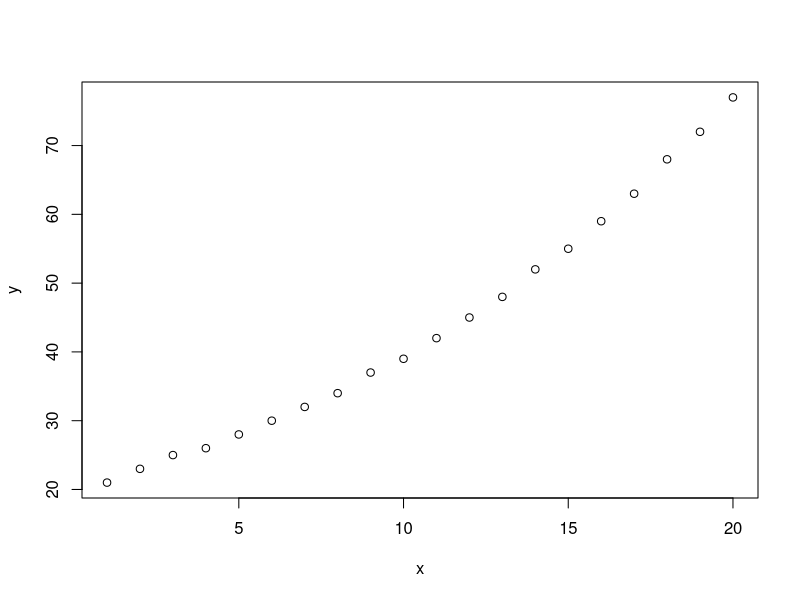
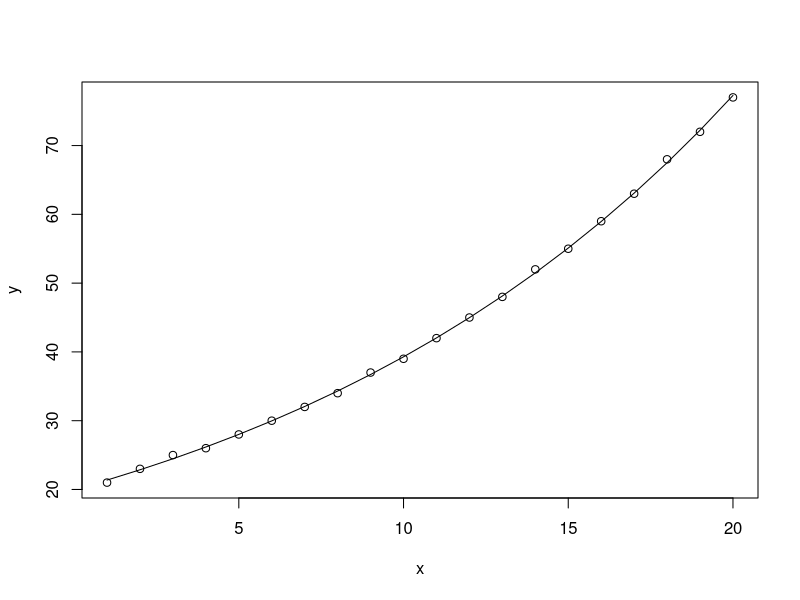
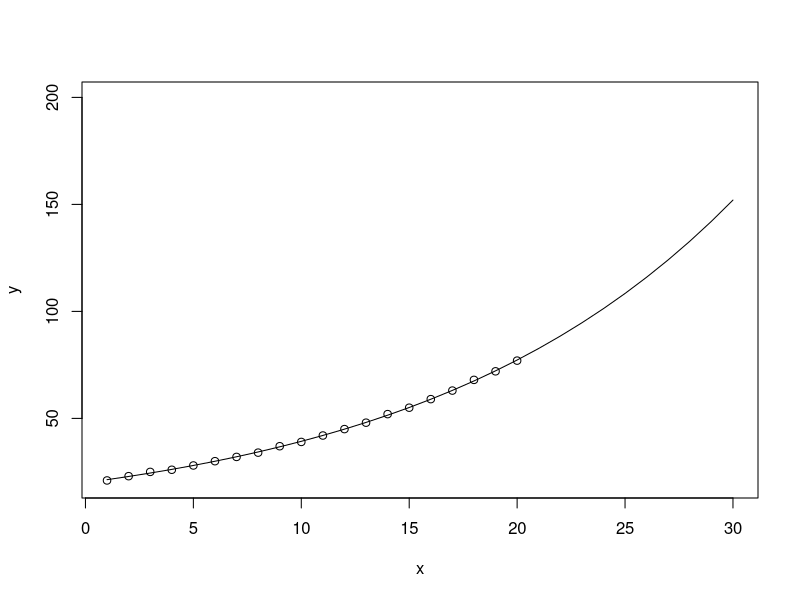

These charts were generated, in order, by the following R code:
remove(list=ls())
x<-1:20
start<-20
y<-NULL
for(i in 1:20){y[i]<-round(start*1.07^i)}
plot(x,y)

rr<-summary(m1 <- glm(y ~ x, family="poisson"))
pred= predict(m1,type="response")
plot(x,y)
lines(x,pred)
x2<-21:30

newdata = data.frame(x=x2)
newpred<-predict(m1, newdata, type="response")
plot(x,y, xlim=c(1,30), ylim=c(20,200))

x2<-c(x,x2)
y2<-c(pred,newpred)
lines(x2,y2)

# https://drewtyre.rbind.io/post/covid-19_and_r_x/
estimate <- coefficients(m1)[2]
std.error <- rr$coef[ 2, 2]  
var_b = std.error^2
t = log(2) / estimate
var_t = var_b * log(2)^2 / estimate^4
lcl_t = t - sqrt(var_t)*qt(0.975, 12)
ucl_t = t + sqrt(var_t)*qt(0.975, 12)
         
sprintf("%.1f (%.1f, %.1f)", t, lcl_t, ucl_t)

# Compare
log(2)/confint(m1)[2,][1]
log(2)/confint(m1)[2,][2]

?qt